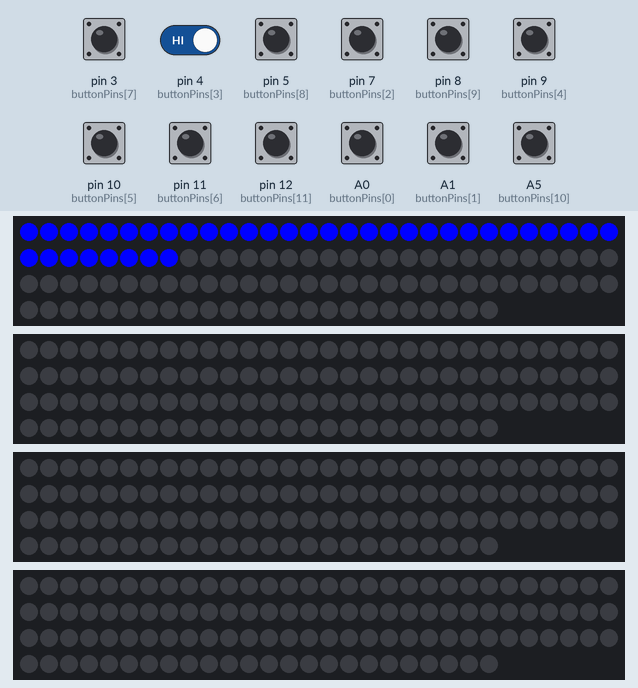
Simulated run of this sketch. Board: Arduino Uno, built with avr-gcc and run on an emulated ATmega328P. On the bench: 4 × 114 RGB LEDs in strip order, left to right, continuing on the next row. The test bench sets the inputs (shaded band); at power-on: A0 (buttonPins[0]), A1 (buttonPins[1]), A5 (buttonPins[10]), pin 3 (buttonPins[7]), pin 4 (buttonPins[3]), pin 5 (buttonPins[8]), pin 7 (buttonPins[2]), pin 8 (buttonPins[9]), pin 9 (buttonPins[4]), pin 10 (buttonPins[5]), pin 11 (buttonPins[6]), pin 12 (buttonPins[11]) HIGH. The audio player accepts every command and is not drawn.

Above: at 0.7 s.
1.9 s: pin 3 (buttonPins[7]) pulled LOW for 0.15 s
At 2.12 s:
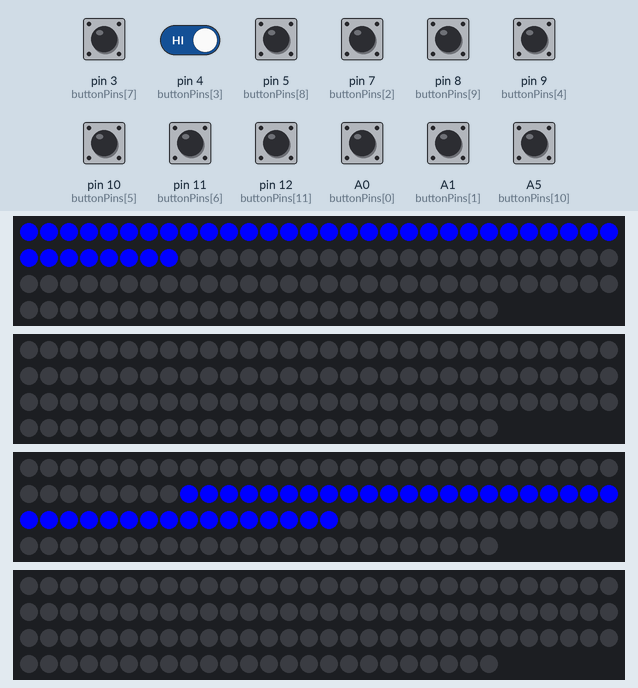
2.6 s: pin 3 (buttonPins[7]) driven LOW and pin 4 (buttonPins[3]) driven LOW
At 3.87 s:
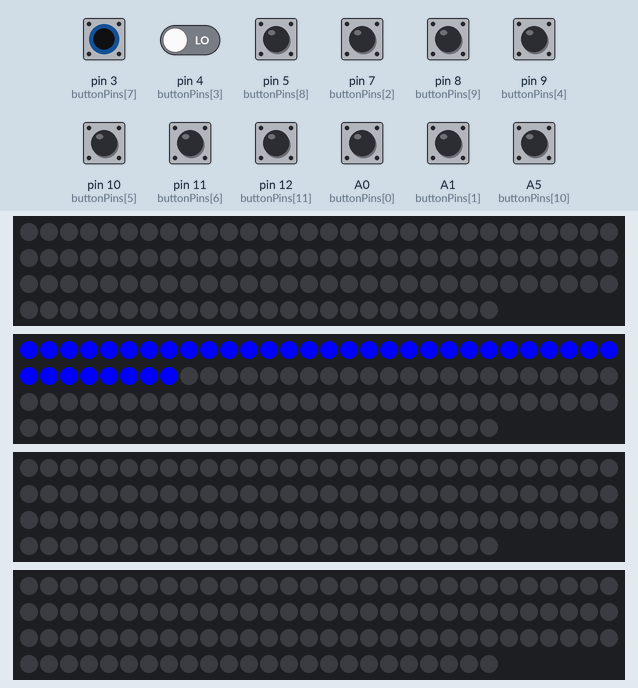
5.6 s: pin 4 (buttonPins[3]) driven HIGH
At 7.41 s:
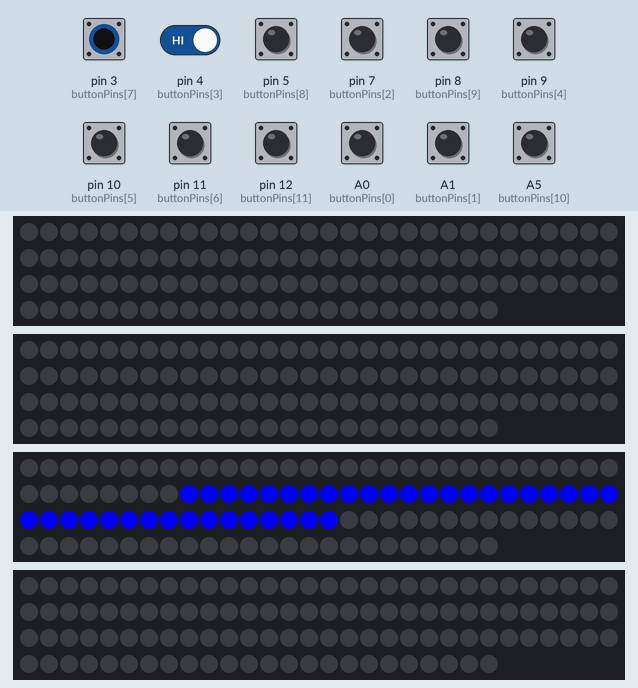
8.6 s: pin 7 (buttonPins[2]) pulled LOW for 1 s
At 9.15 s:
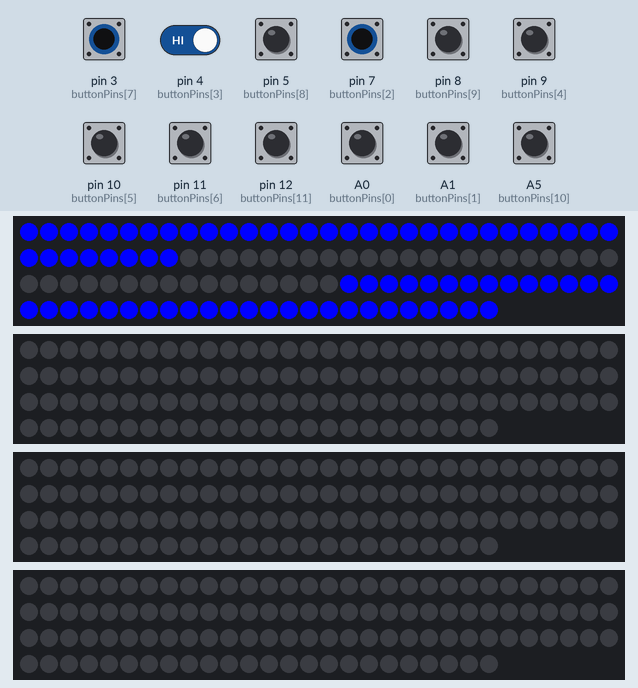
10.2 s: pin 9 (buttonPins[4]) pulled LOW for 1 s
At 10.91 s:
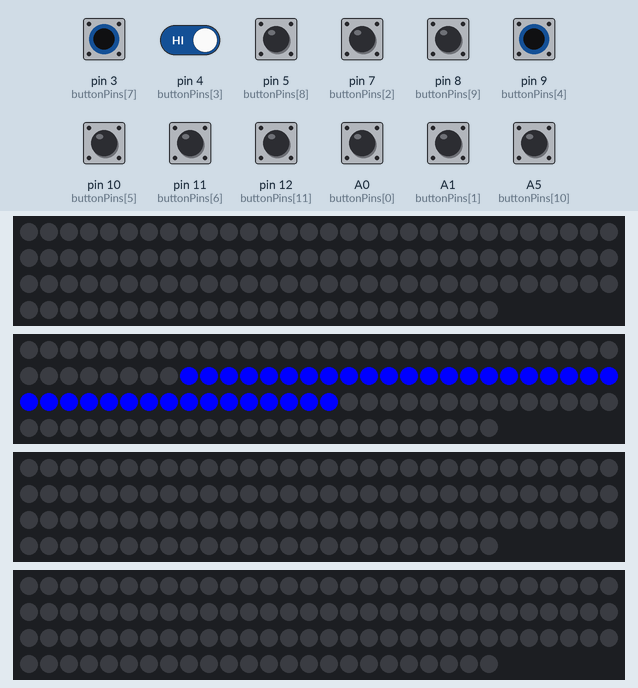
11.8 s: pin 10 (buttonPins[5]) pulled LOW for 1 s
At 12.68 s:
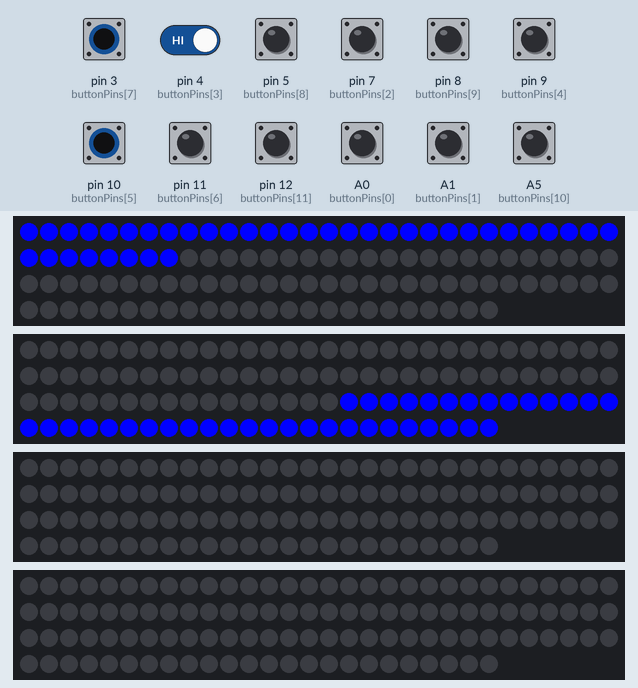
Timing chart, 0 to 14.4 s (numbered marks = the images above; inputs shaded):
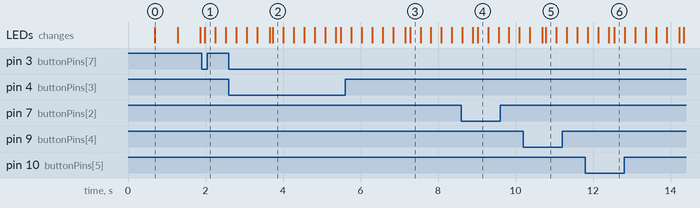

Measured:
- after the input at 1.9 s, the LEDs: change after 0.09 s (image 1)
- after the input at 2.6 s, the LEDs: first differ from a run without the input after 1.1 s (image 2)
- after the input at 5.6 s, the LEDs: first differ from a run without the input after 1.7 s (image 3)
- after the input at 10.2 s, the LEDs: first differ from a run without the input after 0.58 s (image 5)
- after the input at 11.8 s, the LEDs: first differ from a run without the input after 0.75 s (image 6)
- what the display in image 0 shows lasts 0.6 s, from 0.7 s to 1.3 s

The sketch:

QGH_Memo_4x4.ino
```cpp
#define FASTLED_NO_FRAMEBUFFER
#include <FastLED.h>
#include <DFRobotDFPlayerMini.h>

DFRobotDFPlayerMini dfPlayer;

// ================= LED CONFIG =================
#define SEGMENT_LEDS 38
#define SEGMENT_COUNT 12
#define GROUP_LEDS (SEGMENT_LEDS * 3)

#define PIN_G0 2
#define PIN_G1 A2
#define PIN_G2 A3
#define PIN_G3 A4

CRGB leds0[GROUP_LEDS];
CRGB leds1[GROUP_LEDS];
CRGB leds2[GROUP_LEDS];
CRGB leds3[GROUP_LEDS];

CRGB scenarioColors[12] = {
  CRGB::Blue, CRGB::Green, CRGB::Red, CRGB::Purple,
  CRGB::Yellow, CRGB(128,128,0), CRGB(0,200,200),
  CRGB(200,0,200), CRGB(255,128,0), CRGB(0,150,255),
  CRGB(255,0,100), CRGB(0,255,150)
};
CRGB currentColor = CRGB::Blue;

CRGB* getGroup(int seg, int &localIndex){
  if(seg < 3){ localIndex = seg * SEGMENT_LEDS; return leds0; }
  else if(seg < 6){ localIndex = (seg-3)*SEGMENT_LEDS; return leds1; }
  else if(seg < 9){ localIndex = (seg-6)*SEGMENT_LEDS; return leds2; }
  else { localIndex = (seg-9)*SEGMENT_LEDS; return leds3; }
}

void lightSegment(int seg, CRGB c){
  int idx;
  CRGB* arr = getGroup(seg, idx);
  for(int i=0;i<SEGMENT_LEDS;i++) arr[idx+i] = c;
  FastLED.show();
  delayMicroseconds(1500);
}

void clearSegment(int seg){ lightSegment(seg, CRGB::Black); }

void clearAll(){
  fill_solid(leds0, GROUP_LEDS, CRGB::Black);
  fill_solid(leds1, GROUP_LEDS, CRGB::Black);
  fill_solid(leds2, GROUP_LEDS, CRGB::Black);
  fill_solid(leds3, GROUP_LEDS, CRGB::Black);
  FastLED.show();
  delayMicroseconds(1500);
}

// ================= BUTTON CONFIG =================
#define BUTTON_COUNT 12
uint8_t buttonPins[12] = {A0,A1,7,4,9,10,11,3,5,8,A5,12};
uint8_t buttonToSegment[12] = {0,1,2,3,4,5,6,7,8,9,10,11};

unsigned long lastPress[12];
bool lastState[12];
#define DEBOUNCE_MS 400

int readButton(){
  // Robust multi-sample read + debug output to diagnose phantom triggers
  const uint8_t SAMPLES = 3;          // number of samples per check
  const uint16_t SAMPLE_DELAY_MS = 3; // ms between samples

  for(int i=0;i<12;i++){
    uint8_t lowCount = 0;
    for(uint8_t s=0; s<SAMPLES; s++){
      if(digitalRead(buttonPins[i]) == LOW) lowCount++;
      delay(SAMPLE_DELAY_MS);
    }
    if(lowCount >= 2){ // accept if 2/3 samples are LOW
      return i;
    }
  }
  return -1;
}

// ================= SIMPLE TEST =================
void testButtonsToggle(){
  int b = readButton();
  if(b < 0) return;
  int seg = buttonToSegment[b];
  static bool on[12] = {0};
  on[seg] = !on[seg];
  if(on[seg]) lightSegment(seg, CRGB::Blue);
  else clearSegment(seg);
  delay(30);
}

void testLedsCycle(){
  for(int s=0;s<12;s++){
    lightSegment(s, CRGB::Blue);
    delay(200);
    clearSegment(s);
    delay(60);
  }
}

/* ================= SIMPLE PUZZLE (BLUE ONLY) ================= */

// 12 scenarios × 12 steps each (temporary simple pattern 0..11)
const uint8_t patterns[12][12] PROGMEM = {
  {0,1,2,3,4,5,6,7,8,9,10,11},
  {1,10,0,11,9,6,2,3,5,4,7,8},
  {2,3,5,4,7,8,6,10,1,0,11,9},
  {3,2,10,1,0,11,9,6,8,5,7,4},
  {4,7,8,5,3,2,1,0,11,10,6,9},
  {5,7,4,3,2,1,0,10,11,9,6,8},
  {6,10,9,11,0,1,2,3,5,4,7,8},
  {7,4,5,3,2,1,10,0,11,9,6,8},
  {8,6,10,9,11,0,1,2,5,3,4,7},
  {9,6,10,11,0,1,2,5,8,7,4,3},
  {10,11,9,6,8,5,7,4,3,2,1,0},
  {11,0,10,1,2,5,3,4,7,8,6,9}
};

uint8_t puzzleIndex = 0;
uint8_t stepIndex = 0;

// ==== blink one segment ====
void blinkSegment(int seg){
  lightSegment(seg, currentColor);
  delay(500);
  clearSegment(seg);
  delay(500);
}

// ==== restart current scenario ====
void restartPuzzle(){
  clearAll();
  stepIndex = 0;

  currentColor = scenarioColors[puzzleIndex];

  uint8_t first = pgm_read_byte(&patterns[puzzleIndex][0]);
  int seg = buttonToSegment[first];
  lightSegment(seg, currentColor);
}

// ==== correct press ====
void handleCorrect(int seg){
  dfPlayer.playFolder(1, 2);
  // delay(50);  // removed per instructions
  // light all correct ones so far
  for(int i=0;i<=stepIndex;i++){
    int s = buttonToSegment[ pgm_read_byte(&patterns[puzzleIndex][i]) ];
    lightSegment(s, currentColor);
    delayMicroseconds(1500);
  }

  stepIndex++;

  if(stepIndex >= 12){
    // success: blink all, advance scenario + audio
    dfPlayer.playFolder(1, 1);
    for(int k=0;k<3;k++){
      fill_solid(leds0, GROUP_LEDS, currentColor);
      fill_solid(leds1, GROUP_LEDS, currentColor);
      fill_solid(leds2, GROUP_LEDS, currentColor);
      fill_solid(leds3, GROUP_LEDS, currentColor);
      FastLED.show();
      delay(250);
      clearAll();
      delay(200);
    }
      delay(5000);  // removed per instructions
    // next scenario
    puzzleIndex = (puzzleIndex + 1) % 12;
    restartPuzzle();
  }
}

// ==== wrong press ====
void handleWrong(int seg){
  dfPlayer.playFolder(1, 3);
  // delay(50);  // removed per instructions
  for(int k=0;k<3;k++){
    lightSegment(seg, currentColor);
    delay(250);
    clearSegment(seg);
    delay(250);
  }
  restartPuzzle();
}

// ==== button processing ====
void processPuzzle(){
  static unsigned long lastBlink = 0;
  uint8_t first = pgm_read_byte(&patterns[puzzleIndex][0]);
  int segFirst = buttonToSegment[first];
  if(stepIndex == 0){
    unsigned long t = millis();
    if(t - lastBlink >= 500){
      lastBlink = t;
      static bool visible = false;
      visible = !visible;
      if(visible) lightSegment(segFirst, currentColor);
      else clearSegment(segFirst);
    }
  }

  int b = readButton();
  if(b < 0) return;

  // ignore already-correct earlier presses
  for(int i=0;i<stepIndex;i++){
    if(b == pgm_read_byte(&patterns[puzzleIndex][i])) return;
  }

  uint8_t expected = pgm_read_byte(&patterns[puzzleIndex][stepIndex]);

  if(b == expected){
    handleCorrect(buttonToSegment[b]);
  } else {
    handleWrong(buttonToSegment[b]);
  }
}

// ================= SETUP =================
void setup(){
Serial.begin(9600);                 // Hardware UART for DFPlayer
dfPlayer.begin(Serial, false);      // disable ACK -> non-blocking
dfPlayer.setTimeOut(200);            // safety timeout
dfPlayer.volume(20);                 // 0..30
delay(100);

  FastLED.addLeds<NEOPIXEL, PIN_G0>(leds0, GROUP_LEDS);
  FastLED.addLeds<NEOPIXEL, PIN_G1>(leds1, GROUP_LEDS);
  FastLED.addLeds<NEOPIXEL, PIN_G2>(leds2, GROUP_LEDS);
  FastLED.addLeds<NEOPIXEL, PIN_G3>(leds3, GROUP_LEDS);
  FastLED.clear(true);

  for(int i=0;i<12;i++){
    pinMode(buttonPins[i], INPUT_PULLUP);
    lastPress[i] = 0;
    lastState[i] = false;
  }

  restartPuzzle();
}

// ================= LOOP =================
void loop(){
  // ---- puzzle mode ----
  processPuzzle();

  delay(5);
}
```
